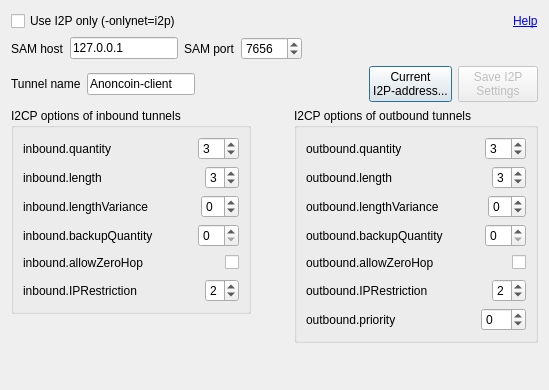
<?xml version="1.0" encoding="UTF-8"?>
<ui version="4.0">
 <class>I2POptionsWidget</class>
 <widget class="QDialog" name="I2POptionsWidget">
  <property name="geometry">
   <rect>
    <x>0</x>
    <y>0</y>
    <width>549</width>
    <height>390</height>
   </rect>
  </property>
  <property name="sizePolicy">
   <sizepolicy hsizetype="Fixed" vsizetype="Fixed">
    <horstretch>0</horstretch>
    <verstretch>0</verstretch>
   </sizepolicy>
  </property>
  <property name="windowTitle">
   <string>I2P Settings Manager</string>
  </property>
  <layout class="QVBoxLayout" name="verticalLayout_5">
   <item>
    <layout class="QHBoxLayout" name="horizontalLayout_15">
     <item>
      <widget class="QCheckBox" name="checkBoxUseI2POnly">
       <property name="text">
        <string>Use I2P only (-onlynet=i2p)</string>
       </property>
      </widget>
     </item>
     <item>
      <spacer name="horizontalSpacer_15">
       <property name="orientation">
        <enum>Qt::Horizontal</enum>
       </property>
       <property name="sizeHint" stdset="0">
        <size>
         <width>40</width>
         <height>20</height>
        </size>
       </property>
      </spacer>
     </item>
     <item>
      <widget class="QLabel" name="label">
       <property name="toolTip">
        <string>http://www.i2p2.i2p/i2cp.html#options</string>
       </property>
       <property name="text">
        <string>&lt;a href=&quot;http://www.i2p2.i2p/i2cp.html#options&quot;&gt;Help&lt;/a&gt;</string>
       </property>
       <property name="textFormat">
        <enum>Qt::RichText</enum>
       </property>
       <property name="openExternalLinks">
        <bool>true</bool>
       </property>
       <property name="textInteractionFlags">
        <set>Qt::TextBrowserInteraction</set>
       </property>
      </widget>
     </item>
    </layout>
   </item>
   <item>
    <layout class="QHBoxLayout" name="horizontalLayout_16">
     <item>
      <widget class="QLabel" name="labelSAMHost">
       <property name="text">
        <string>SAM host</string>
       </property>
      </widget>
     </item>
     <item>
      <widget class="QLineEdit" name="lineEditSAMHost">
       <property name="sizePolicy">
        <sizepolicy hsizetype="Fixed" vsizetype="Fixed">
         <horstretch>0</horstretch>
         <verstretch>0</verstretch>
        </sizepolicy>
       </property>
       <property name="text">
        <string>127.0.0.1</string>
       </property>
      </widget>
     </item>
     <item>
      <widget class="QLabel" name="labelSAMPort">
       <property name="text">
        <string>SAM port</string>
       </property>
      </widget>
     </item>
     <item>
      <widget class="QSpinBox" name="spinBoxSAMPort">
       <property name="minimum">
        <number>1</number>
       </property>
       <property name="maximum">
        <number>65535</number>
       </property>
       <property name="value">
        <number>7656</number>
       </property>
      </widget>
     </item>
     <item>
      <spacer name="horizontalSpacer_17">
       <property name="orientation">
        <enum>Qt::Horizontal</enum>
       </property>
       <property name="sizeHint" stdset="0">
        <size>
         <width>40</width>
         <height>20</height>
        </size>
       </property>
      </spacer>
     </item>
    </layout>
   </item>
   <item>
    <layout class="QHBoxLayout" name="horizontalLayout_17">
     <item>
      <widget class="QLabel" name="labelTunnelName">
       <property name="text">
        <string>Tunnel name</string>
       </property>
      </widget>
     </item>
     <item>
      <widget class="QLineEdit" name="lineEditTunnelName">
       <property name="sizePolicy">
        <sizepolicy hsizetype="Preferred" vsizetype="Fixed">
         <horstretch>0</horstretch>
         <verstretch>0</verstretch>
        </sizepolicy>
       </property>
       <property name="minimumSize">
        <size>
         <width>0</width>
         <height>0</height>
        </size>
       </property>
       <property name="text">
        <string>Anoncoin-client</string>
       </property>
      </widget>
     </item>
     <item>
      <spacer name="horizontalSpacer_18">
       <property name="orientation">
        <enum>Qt::Horizontal</enum>
       </property>
       <property name="sizeHint" stdset="0">
        <size>
         <width>40</width>
         <height>20</height>
        </size>
       </property>
      </spacer>
     </item>
     <item>
      <widget class="QPushButton" name="pushButtonCurrentI2PAddress">
       <property name="text">
        <string>Current
I2P-address...</string>
       </property>
       <property name="checkable">
        <bool>false</bool>
       </property>
       <property name="checked">
        <bool>false</bool>
       </property>
       <property name="default">
        <bool>false</bool>
       </property>
      </widget>
     </item>
     <item>
      <widget class="QPushButton" name="pushButtonSaveI2PSettings">
       <property name="enabled">
        <bool>false</bool>
       </property>
       <property name="text">
        <string>Save I2P 
Settings</string>
       </property>
      </widget>
     </item>
    </layout>
   </item>
   <item>
    <layout class="QHBoxLayout" name="horizontalLayout_14">
     <item>
      <layout class="QVBoxLayout" name="verticalLayout_4">
       <item>
        <widget class="QGroupBox" name="groupBoxInbound">
         <property name="title">
          <string>I2CP options of inbound tunnels</string>
         </property>
         <layout class="QVBoxLayout" name="verticalLayout">
          <item>
           <layout class="QHBoxLayout" name="horizontalLayout">
            <item>
             <widget class="QLabel" name="labelInboundQuantity">
              <property name="text">
               <string>inbound.quantity </string>
              </property>
             </widget>
            </item>
            <item>
             <spacer name="horizontalSpacer">
              <property name="orientation">
               <enum>Qt::Horizontal</enum>
              </property>
              <property name="sizeHint" stdset="0">
               <size>
                <width>40</width>
                <height>20</height>
               </size>
              </property>
             </spacer>
            </item>
            <item>
             <widget class="QSpinBox" name="spinBoxInboundQuantity">
              <property name="minimum">
               <number>1</number>
              </property>
              <property name="maximum">
               <number>16</number>
              </property>
              <property name="value">
               <number>3</number>
              </property>
             </widget>
            </item>
           </layout>
          </item>
          <item>
           <layout class="QHBoxLayout" name="horizontalLayout_2">
            <item>
             <widget class="QLabel" name="labelInboundLength">
              <property name="text">
               <string>inbound.length </string>
              </property>
             </widget>
            </item>
            <item>
             <spacer name="horizontalSpacer_2">
              <property name="orientation">
               <enum>Qt::Horizontal</enum>
              </property>
              <property name="sizeHint" stdset="0">
               <size>
                <width>40</width>
                <height>20</height>
               </size>
              </property>
             </spacer>
            </item>
            <item>
             <widget class="QSpinBox" name="spinBoxInboundLength">
              <property name="minimum">
               <number>0</number>
              </property>
              <property name="maximum">
               <number>7</number>
              </property>
              <property name="value">
               <number>3</number>
              </property>
             </widget>
            </item>
           </layout>
          </item>
          <item>
           <layout class="QHBoxLayout" name="horizontalLayout_3">
            <item>
             <widget class="QLabel" name="labelInboundLengthVariance">
              <property name="text">
               <string>inbound.lengthVariance</string>
              </property>
             </widget>
            </item>
            <item>
             <spacer name="horizontalSpacer_3">
              <property name="orientation">
               <enum>Qt::Horizontal</enum>
              </property>
              <property name="sizeHint" stdset="0">
               <size>
                <width>40</width>
                <height>20</height>
               </size>
              </property>
             </spacer>
            </item>
            <item>
             <widget class="QSpinBox" name="spinBoxInboundLengthVariance">
              <property name="minimum">
               <number>-7</number>
              </property>
              <property name="maximum">
               <number>7</number>
              </property>
             </widget>
            </item>
           </layout>
          </item>
          <item>
           <layout class="QHBoxLayout" name="horizontalLayout_4">
            <item>
             <widget class="QLabel" name="labelInboundBackupQuality">
              <property name="text">
               <string>inbound.backupQuantity </string>
              </property>
             </widget>
            </item>
            <item>
             <spacer name="horizontalSpacer_4">
              <property name="orientation">
               <enum>Qt::Horizontal</enum>
              </property>
              <property name="sizeHint" stdset="0">
               <size>
                <width>40</width>
                <height>20</height>
               </size>
              </property>
             </spacer>
            </item>
            <item>
             <widget class="QSpinBox" name="spinBoxInboundBackupQuality"/>
            </item>
           </layout>
          </item>
          <item>
           <layout class="QHBoxLayout" name="horizontalLayout_5">
            <item>
             <widget class="QLabel" name="labelInboundAllowZeroHop">
              <property name="text">
               <string>inbound.allowZeroHop </string>
              </property>
             </widget>
            </item>
            <item>
             <spacer name="horizontalSpacer_5">
              <property name="orientation">
               <enum>Qt::Horizontal</enum>
              </property>
              <property name="sizeHint" stdset="0">
               <size>
                <width>40</width>
                <height>20</height>
               </size>
              </property>
             </spacer>
            </item>
            <item>
             <widget class="QCheckBox" name="checkBoxInboundAllowZeroHop">
              <property name="checked">
               <bool>false</bool>
              </property>
             </widget>
            </item>
           </layout>
          </item>
          <item>
           <layout class="QHBoxLayout" name="horizontalLayout_6">
            <item>
             <widget class="QLabel" name="labelInboundIPRestriction">
              <property name="text">
               <string>inbound.IPRestriction</string>
              </property>
             </widget>
            </item>
            <item>
             <spacer name="horizontalSpacer_6">
              <property name="orientation">
               <enum>Qt::Horizontal</enum>
              </property>
              <property name="sizeHint" stdset="0">
               <size>
                <width>40</width>
                <height>20</height>
               </size>
              </property>
             </spacer>
            </item>
            <item>
             <widget class="QSpinBox" name="spinBoxInboundIPRestriction">
              <property name="maximum">
               <number>4</number>
              </property>
              <property name="value">
               <number>2</number>
              </property>
             </widget>
            </item>
           </layout>
          </item>
         </layout>
        </widget>
       </item>
       <item>
        <spacer name="verticalSpacer">
         <property name="orientation">
          <enum>Qt::Vertical</enum>
         </property>
         <property name="sizeHint" stdset="0">
          <size>
           <width>20</width>
           <height>40</height>
          </size>
         </property>
        </spacer>
       </item>
      </layout>
     </item>
     <item>
      <spacer name="horizontalSpacer_14">
       <property name="orientation">
        <enum>Qt::Horizontal</enum>
       </property>
       <property name="sizeHint" stdset="0">
        <size>
         <width>40</width>
         <height>20</height>
        </size>
       </property>
      </spacer>
     </item>
     <item>
      <layout class="QVBoxLayout" name="verticalLayout_3">
       <item>
        <widget class="QGroupBox" name="groupBoxOutbound">
         <property name="title">
          <string>I2CP options of outbound tunnels</string>
         </property>
         <layout class="QVBoxLayout" name="verticalLayout_2">
          <item>
           <layout class="QHBoxLayout" name="horizontalLayout_7">
            <item>
             <widget class="QLabel" name="labelOutboundQuantity">
              <property name="text">
               <string>outbound.quantity </string>
              </property>
             </widget>
            </item>
            <item>
             <spacer name="horizontalSpacer_7">
              <property name="orientation">
               <enum>Qt::Horizontal</enum>
              </property>
              <property name="sizeHint" stdset="0">
               <size>
                <width>40</width>
                <height>20</height>
               </size>
              </property>
             </spacer>
            </item>
            <item>
             <widget class="QSpinBox" name="spinBoxOutboundQuantity">
              <property name="minimum">
               <number>1</number>
              </property>
              <property name="value">
               <number>3</number>
              </property>
             </widget>
            </item>
           </layout>
          </item>
          <item>
           <layout class="QHBoxLayout" name="horizontalLayout_8">
            <item>
             <widget class="QLabel" name="labelOutboundLength">
              <property name="text">
               <string>outbound.length </string>
              </property>
             </widget>
            </item>
            <item>
             <spacer name="horizontalSpacer_8">
              <property name="orientation">
               <enum>Qt::Horizontal</enum>
              </property>
              <property name="sizeHint" stdset="0">
               <size>
                <width>40</width>
                <height>20</height>
               </size>
              </property>
             </spacer>
            </item>
            <item>
             <widget class="QSpinBox" name="spinBoxOutboundLength">
              <property name="maximum">
               <number>7</number>
              </property>
              <property name="value">
               <number>3</number>
              </property>
             </widget>
            </item>
           </layout>
          </item>
          <item>
           <layout class="QHBoxLayout" name="horizontalLayout_9">
            <item>
             <widget class="QLabel" name="labelOutboundLengthVariance">
              <property name="text">
               <string>outbound.lengthVariance</string>
              </property>
             </widget>
            </item>
            <item>
             <spacer name="horizontalSpacer_9">
              <property name="orientation">
               <enum>Qt::Horizontal</enum>
              </property>
              <property name="sizeHint" stdset="0">
               <size>
                <width>40</width>
                <height>20</height>
               </size>
              </property>
             </spacer>
            </item>
            <item>
             <widget class="QSpinBox" name="spinBoxOutboundLengthVariance">
              <property name="minimum">
               <number>-7</number>
              </property>
              <property name="maximum">
               <number>7</number>
              </property>
             </widget>
            </item>
           </layout>
          </item>
          <item>
           <layout class="QHBoxLayout" name="horizontalLayout_10">
            <item>
             <widget class="QLabel" name="labelOutboundBackupQuantity">
              <property name="text">
               <string>outbound.backupQuantity</string>
              </property>
             </widget>
            </item>
            <item>
             <spacer name="horizontalSpacer_10">
              <property name="orientation">
               <enum>Qt::Horizontal</enum>
              </property>
              <property name="sizeHint" stdset="0">
               <size>
                <width>40</width>
                <height>20</height>
               </size>
              </property>
             </spacer>
            </item>
            <item>
             <widget class="QSpinBox" name="spinBoxOutboundBackupQuantity"/>
            </item>
           </layout>
          </item>
          <item>
           <layout class="QHBoxLayout" name="horizontalLayout_11">
            <item>
             <widget class="QLabel" name="labelAllowZeroHop">
              <property name="text">
               <string>outbound.allowZeroHop </string>
              </property>
             </widget>
            </item>
            <item>
             <spacer name="horizontalSpacer_11">
              <property name="orientation">
               <enum>Qt::Horizontal</enum>
              </property>
              <property name="sizeHint" stdset="0">
               <size>
                <width>40</width>
                <height>20</height>
               </size>
              </property>
             </spacer>
            </item>
            <item>
             <widget class="QCheckBox" name="checkBoxAllowZeroHop">
              <property name="checked">
               <bool>false</bool>
              </property>
             </widget>
            </item>
           </layout>
          </item>
          <item>
           <layout class="QHBoxLayout" name="horizontalLayout_12">
            <item>
             <widget class="QLabel" name="labelOutboundIPRestriction">
              <property name="text">
               <string>outbound.IPRestriction</string>
              </property>
             </widget>
            </item>
            <item>
             <spacer name="horizontalSpacer_12">
              <property name="orientation">
               <enum>Qt::Horizontal</enum>
              </property>
              <property name="sizeHint" stdset="0">
               <size>
                <width>40</width>
                <height>20</height>
               </size>
              </property>
             </spacer>
            </item>
            <item>
             <widget class="QSpinBox" name="spinBoxOutboundIPRestriction">
              <property name="maximum">
               <number>4</number>
              </property>
              <property name="value">
               <number>2</number>
              </property>
             </widget>
            </item>
           </layout>
          </item>
          <item>
           <layout class="QHBoxLayout" name="horizontalLayout_13">
            <item>
             <widget class="QLabel" name="labelOutboundPriority">
              <property name="text">
               <string>outbound.priority</string>
              </property>
             </widget>
            </item>
            <item>
             <spacer name="horizontalSpacer_13">
              <property name="orientation">
               <enum>Qt::Horizontal</enum>
              </property>
              <property name="sizeHint" stdset="0">
               <size>
                <width>40</width>
                <height>20</height>
               </size>
              </property>
             </spacer>
            </item>
            <item>
             <widget class="QSpinBox" name="spinBoxOutboundPriority">
              <property name="minimum">
               <number>-25</number>
              </property>
              <property name="maximum">
               <number>25</number>
              </property>
             </widget>
            </item>
           </layout>
          </item>
         </layout>
        </widget>
       </item>
       <item>
        <spacer name="verticalSpacer_2">
         <property name="orientation">
          <enum>Qt::Vertical</enum>
         </property>
         <property name="sizeHint" stdset="0">
          <size>
           <width>20</width>
           <height>40</height>
          </size>
         </property>
        </spacer>
       </item>
      </layout>
     </item>
    </layout>
   </item>
  </layout>
 </widget>
 <tabstops>
  <tabstop>checkBoxUseI2POnly</tabstop>
  <tabstop>lineEditSAMHost</tabstop>
  <tabstop>spinBoxSAMPort</tabstop>
  <tabstop>lineEditTunnelName</tabstop>
  <tabstop>pushButtonCurrentI2PAddress</tabstop>
  <tabstop>pushButtonSaveI2PSettings</tabstop>
  <tabstop>spinBoxInboundQuantity</tabstop>
  <tabstop>spinBoxInboundLength</tabstop>
  <tabstop>spinBoxInboundLengthVariance</tabstop>
  <tabstop>spinBoxInboundBackupQuality</tabstop>
  <tabstop>checkBoxInboundAllowZeroHop</tabstop>
  <tabstop>spinBoxInboundIPRestriction</tabstop>
  <tabstop>spinBoxOutboundQuantity</tabstop>
  <tabstop>spinBoxOutboundLength</tabstop>
  <tabstop>spinBoxOutboundLengthVariance</tabstop>
  <tabstop>spinBoxOutboundBackupQuantity</tabstop>
  <tabstop>checkBoxAllowZeroHop</tabstop>
  <tabstop>spinBoxOutboundIPRestriction</tabstop>
  <tabstop>spinBoxOutboundPriority</tabstop>
 </tabstops>
 <resources/>
 <connections/>
</ui>
